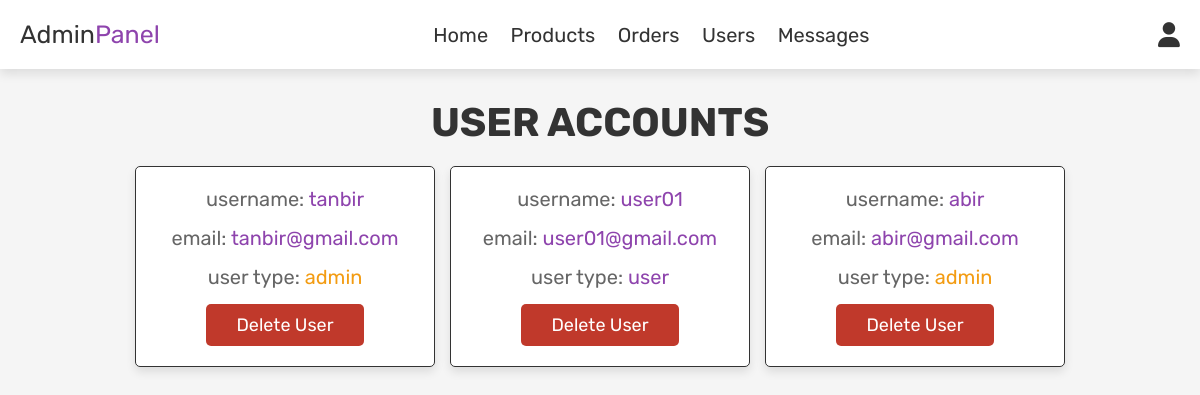
/admin_users.php (signed in), run on the app's committed database.
### tables this page shows
CREATE TABLE `users` (
  `id` int(100) NOT NULL,
  `name` varchar(100) NOT NULL,
  `email` varchar(100) NOT NULL,
  `password` varchar(100) NOT NULL,
  `user_type` varchar(20) NOT NULL DEFAULT 'user'
);

### admin_users.php (the view, shortened to what this page needs)
<?php
include 'connect.php';
?>
<!DOCTYPE html>
<html lang="en">
<head>
     <link rel="stylesheet" href="https://cdnjs.cloudflare.com/ajax/libs/font-awesome/6.4.0/css/all.min.css" />
     <link rel="stylesheet" href="admin_style.css">
</head>
<body>
<?php
include 'admin_header.php';
?>
<section class="users">
    <h1 class="title"> User Accounts</h1>
    <div class="box-container">
        <?php
           $select_users = mysqli_query($conn, "SELECT * FROM `users`") or die('query failed');
           while($fetch_users = mysqli_fetch_assoc($select_users)){
        ?>
        <div class="box">
            <p>username: <span><?php echo $fetch_users['name']; ?></span></p>
            <p>email: <span><?php echo $fetch_users['email']; ?></span></p>
            <p>user type: <span style="color:<?php if($fetch_users['user_type'] == 'admin'){echo 'var(--orange)' ;} ?>"><?php echo $fetch_users['user_type']; ?></span></p>
            <a href="admin_users.php?delete=<?php echo $fetch_users['id'] ; ?>" onclick="return confirm('delete this users!');" class="delete-btn">delete user</a>
        </div>
        <?php
           };
        ?>
    </div>
</section>
</body>
</html>

### admin_style.css (style rules this page uses)
:root { --purple:#8e44ad; --red:#c0392b; --orange:#f39c12; --black:#333; --white:#fff; --light-color:#666; --light-white:#ccc; --light-bg:#f5f5f5; --border:.1rem solid var(--black); --box-shadow:0 .5rem 1rem rgba(0,0,0,.1); }
* { font-family: 'Rubik', sans-serif; margin:0; padding:0; box-sizing: border-box; outline: none; border:none; text-decoration: none; transition:all .2s linear; }
html { font-size: 62.5%; overflow-x: hidden; }
body { background-color: var(--light-bg); }
section { padding: 3rem 2rem; }
.title { text-align: center; margin-bottom: 2rem; text-transform: uppercase; color: var(--black); font-size: 4rem; }
.btn, .option-btn, .delete-btn, .white-btn { display: inline-block; margin-top: 1rem; padding: 1rem 3rem; cursor: pointer; color: var(--white); font-size: 1.8rem; border-radius: .5rem; text-transform: capitalize; }
.delete-btn { background-color: var(--red); }
.users .box-container { display: grid; grid-template-columns: repeat(auto-fit, 30rem); justify-content: center; gap: 1.5rem; max-width: 1200px; margin: 0 auto; align-items: flex-start; }
.users .box-container .box { background-color: var(--white); padding: 2rem; border: var(--border); box-shadow: var(--box-shadow); border-radius: .5rem; text-align: center; }
.users .box-container .box p { padding-bottom: 1.5rem; font-size: 2rem; color: var(--light-color); }
.users .box-container .box p span { color: var(--purple); }
.users .box-container .box .delete-btn { margin-top: 0; }

### data on the page
users: name "tanbir", email "tanbir@gmail.com", user_type "admin"
users: name "user01", email "user01@gmail.com", user_type "user"
users: name "abir", email "abir@gmail.com", user_type "admin"
